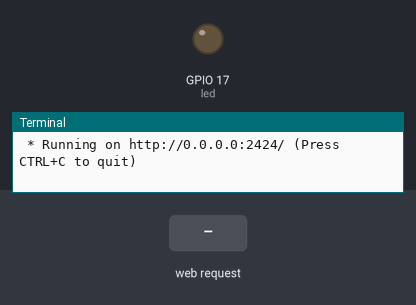
Bench run of a program on a simulated Raspberry Pi (BCM pin numbers). Parts: output pins drawn as LEDs (lit = HIGH), the last lines printed to the terminal. The test bench sets the inputs (shaded band). The clock reads 2024-03-15 10:24:30 at power-on unless the program sets it.

Above: at 1.2 s.
1.3 s: HTTP request for /on received
At 2.2 s:
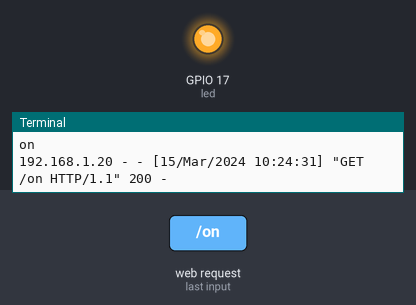
2.8 s: HTTP request for /user/1 received
4.3 s: HTTP request for / received
Timing chart, 0 to 7.3 s (numbered marks = the images above; inputs shaded):
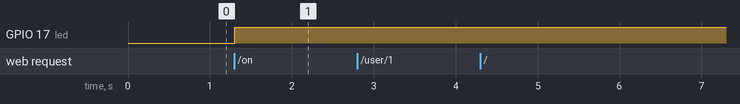

The program:

gpio_interface.py
```python
from flask import Flask, render_template
import RPi.GPIO as GPIO
import time
import atexit

app = Flask(__name__)

led = 17


led_status = False

# Set up GPIO pins
GPIO.setmode(GPIO.BCM)
GPIO.setup(17,GPIO.OUT)

@app.route('/user/<username>')
def show_user_profile(username):
    return f'User {username}'

@app.route("/")
def index():
    global led_status

    # Generate a chache buster based on the current time
    cache_buster = int(time.time())
    # Check the LED status
    print(led_status)
    if led_status:
        status_string = "on"
    else:
        status_string = "off"
    print(status_string)

    # Render the index file and pass the cache buster and LED status to it
    return render_template("index.html", cache_buster=cache_buster, status=status_string)

@app.route("/on")
def turn_on():
    global led_status

    GPIO.output(led,GPIO.HIGH)
    led_status = True
    # Generate a chache buster based on the current time
    cache_buster = int(time.time())
    # Render the index file and pass the cache buster to it
    return index()

@app.route("/off")
def turn_off():
    global led_status

    GPIO.output(led,GPIO.LOW)
    led_status = False
    # Generate a chache buster based on the current time
    cache_buster = int(time.time())
    # Render the index file and pass the cache buster to it
    return index()

# Define function to shut down the led
def destroy():
    GPIO.output(led,GPIO.LOW)
    GPIO.cleanup()

if __name__ == "__main__":
    try:
        app.run(host="0.0.0.0",port=2424,debug=True)
    except KeyboardInterrupt:
        GPIO.cleanup()

atexit.register(destroy)
```

Measured:
- after the input at 1.3 s, GPIO 17 (led): LOW → HIGH at once
